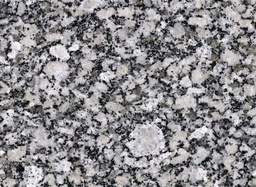
#> input picture Granite.jpg, 256 x 187 px, shrunk from 1024 x 749 before the run
$ jupyter execute Granite_Clustering.ipynb
#> lines starting #> are read from the running program, lines starting #| are printed output that depends on the picture
# k means clustering of Granite.jpg

[cell 1]
import matplotlib.pyplot as plt
import cv2
import numpy as np
from sklearn.cluster import KMeans
import pandas as pd

[cell 2]
image = cv2.imread('Granite.jpg')
#> image is the input picture: shape (187, 256, 3); mean B, G, R 139.8, 137.2, 138.9

[cell 3]
plt.imshow(image)

[cell 4]
rgb_img = cv2.cvtColor(image, cv2.COLOR_BGR2RGB)

[cell 5]
plt.imshow(rgb_img)

[cell 6]
print(image.shape)
#| (187, 256, 3)

[cell 7]
pixel = rgb_img.reshape(-1, 3)

[cell 8]
pixel.shape
#> Out = (47872, 3)

[cell 9]
no_cluster = 5
kmeans = KMeans(n_clusters = no_cluster, random_state = 42)

[cell 10]
kmeans.fit(pixel)

[cell 11]
label = kmeans.labels_

[cell 12]
clus_centroid = kmeans.cluster_centers_
clus_centroid = clus_centroid.astype(int)

[cell 13]
np.rint(clus_centroid)
#Greenish
#Dark Blue
#Greyish

[cell 14]
segmented_image = np.zeros_like(pixel)

[cell 15]
clustered_image = clus_centroid[label].astype(np.uint8).reshape(image.shape)
plt.subplot(1,2,1)
plt.imshow(clustered_image)
plt.title('Segmented')
plt.subplot(1,2,2)
plt.imshow(rgb_img)
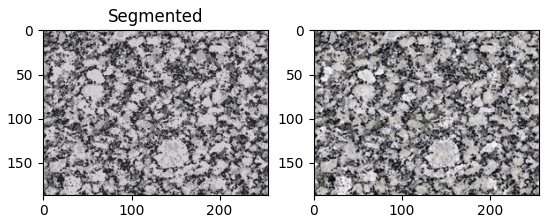
#> figure drawn by matplotlib, 2 panels

[cell 16]
# Calculate the number of pixels in each cluster
cluster_sizes = np.bincount(label, minlength=no_cluster)

# Calculate the total number of pixels in the image
total_pixels = label.size

# Calculate the percentage of pixels in each cluster
percentage_pixels = (cluster_sizes / total_pixels) * 100

# Display the percentage of pixels in each cluster
for i, percentage in enumerate(percentage_pixels):
    print(f"Cluster {i}: {percentage:.2f}%")

[cell 17]
# Visualize cluster sizes in a pie chart with assigned colors
plt.figure(figsize=(6, 6))
plt.pie(percentage_pixels, labels=[f"Cluster {i}" for i in range(no_cluster)],
        autopct='%.2f%%', startangle=0, colors=clus_centroid / 255)
plt.title('Cluster Sizes with Colors')
plt.show()
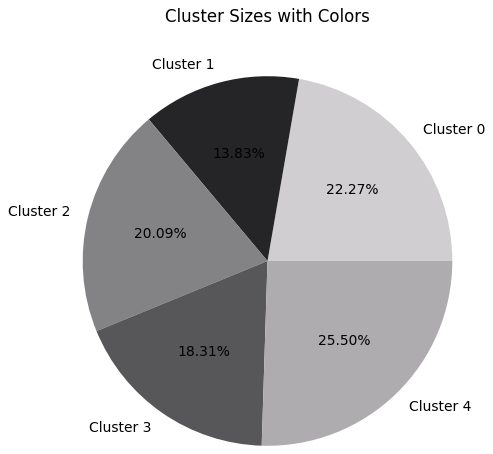
#> figure drawn by matplotlib, 1 panel

[cell 18]
# Create a DataFrame to store cluster information
cluster_data = {
    'Cluster': range(no_cluster),
    'Pixel Count': cluster_sizes,
    'Red': clus_centroid[:, 0],
    'Green': clus_centroid[:, 1],
    'Blue': clus_centroid[:, 2]
}

cluster_df = pd.DataFrame(cluster_data)

# Set the index of the DataFrame to the cluster indices
cluster_df.set_index('Cluster', inplace=True)

cluster_df

[cell 19]
cluster1_pix = cluster_df.iloc[1]['Pixel Count']
cluster1_pix

[cell 20]
total_pix = cluster_df.sum()['Pixel Count']
total_pix

[cell 21]
wcss = []
for k in range(2, 15):
    kmeansclus = KMeans(n_clusters = k, n_init=10, random_state= 42)
    kmeansclus.fit(pixel)
    wcss.append(kmeansclus.inertia_)
#> after the loop, wcss = [126298348.2, 60622478.6, 36494652.2, 24372683.6, 17412277.8, 13271484.9, 10357160.8, 8418848.4, 6957608.7, 5823545.5, 5006175.4, 4388264.2, 3829862.4]

[cell 22]
plt.plot(range(2, 15), wcss)
plt.title('Elbow Method')
plt.xlabel('Value of k')
plt.ylabel('WCSS')
plt.grid(True)
plt.show()
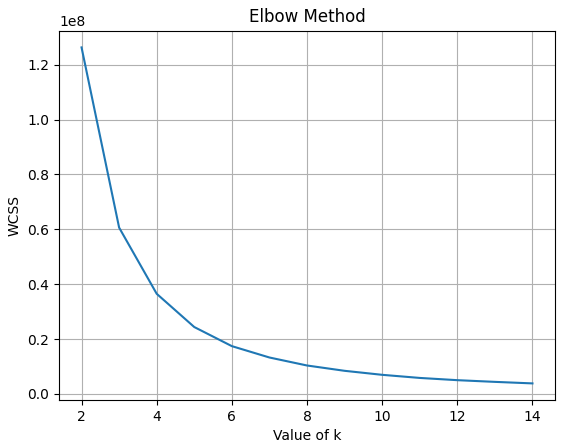
#> figure drawn by matplotlib, 1 panel; curve peaks at x = 2, y = 126298348.2
